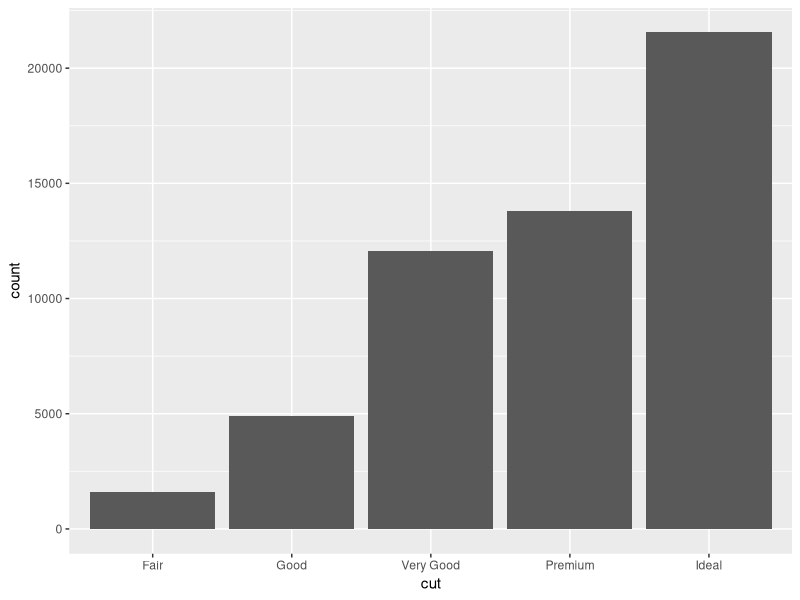
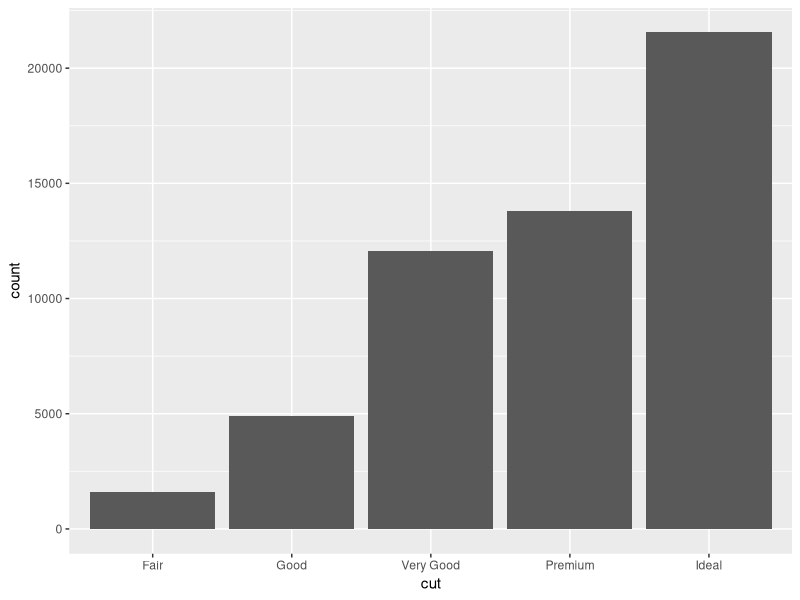
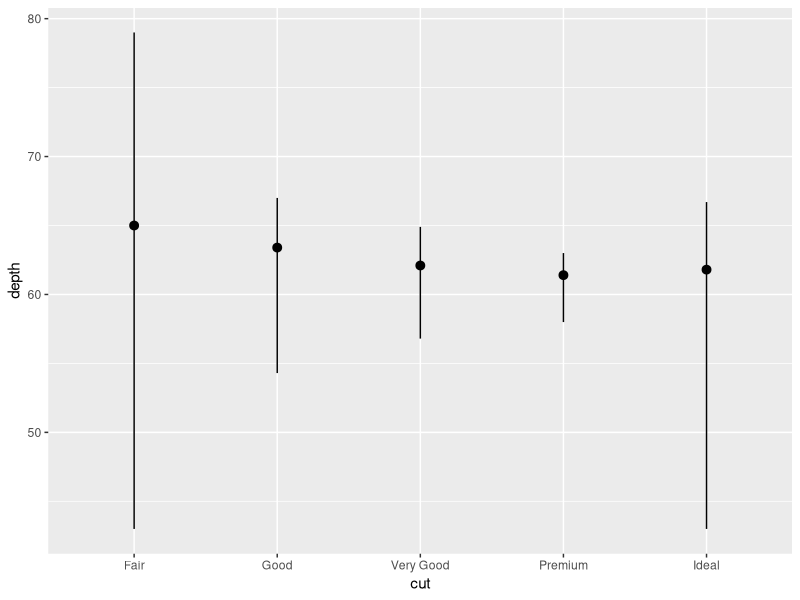
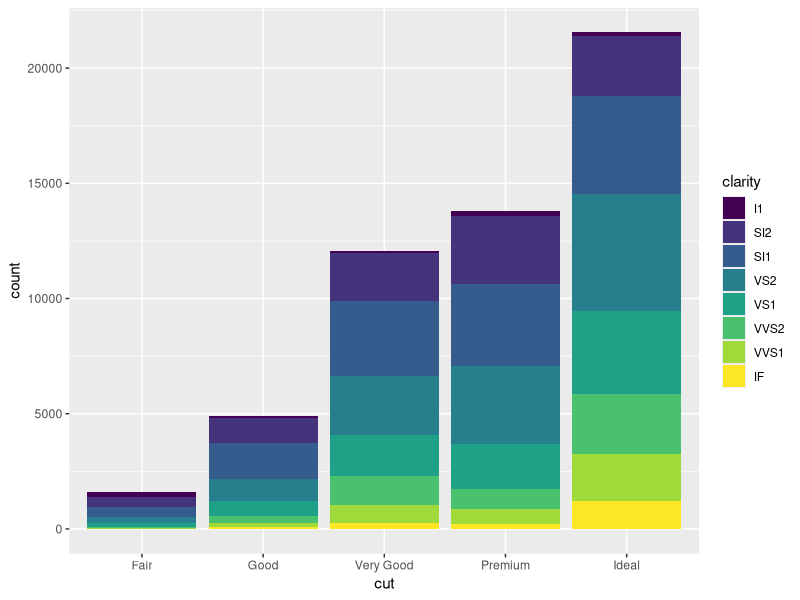
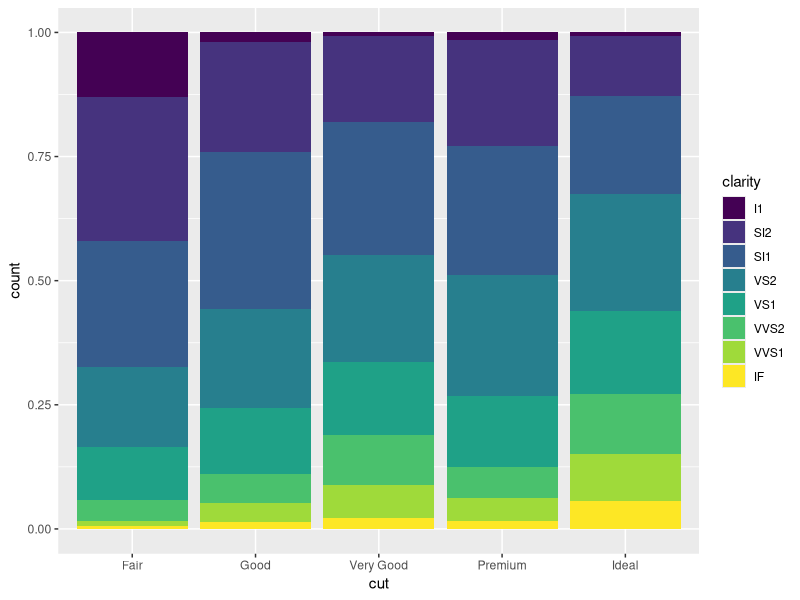
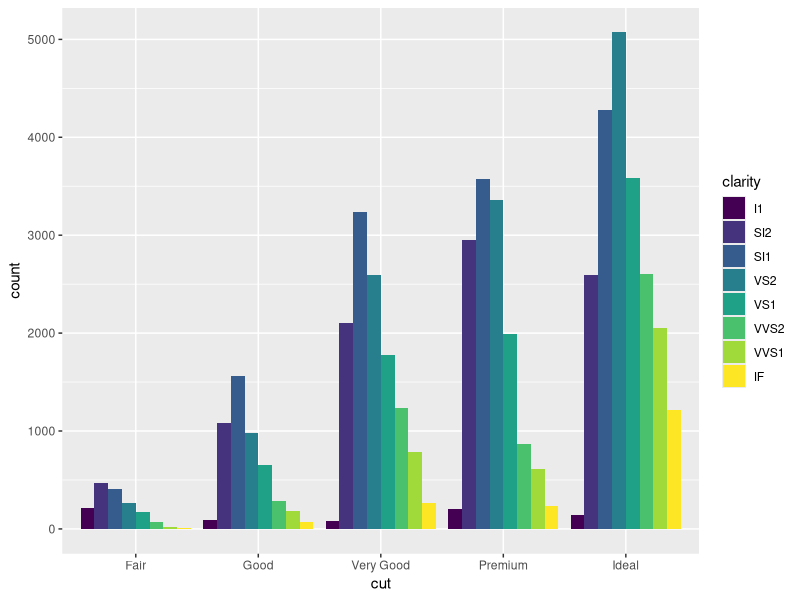
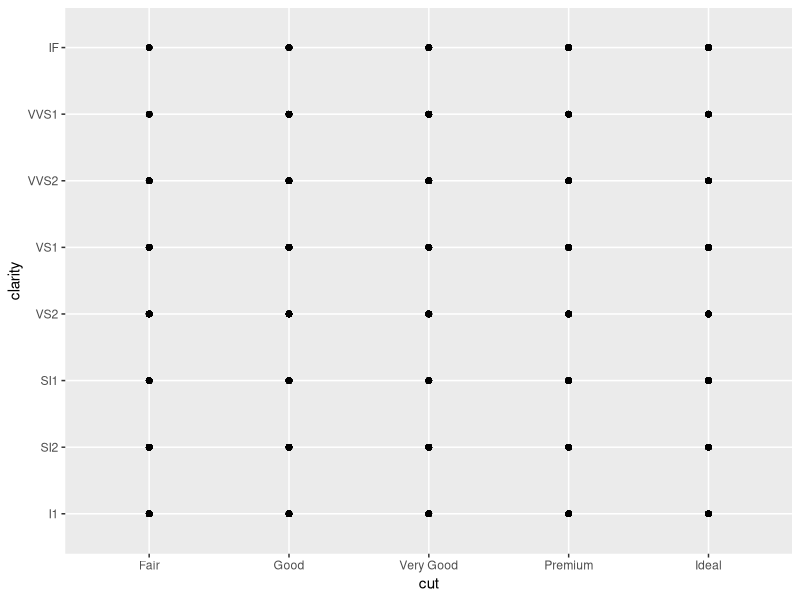
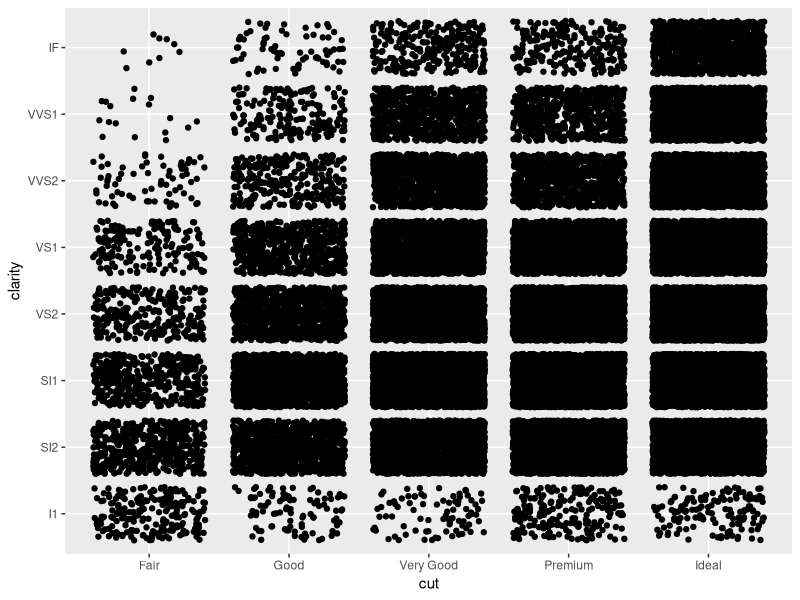

Recreate these plots in R, in order.
# Exercise 2: More ggplot2 Grammar

# Install and load `ggplot2`
# install.packages("ggplot2") # if needed
library("ggplot2")

# For this exercise you will again be working with the `diamonds` data set.
# Use `?diamonds` to review details about this data set
?diamonds


## Statistical Transformations

# Draw a bar chart of the diamonds data, organized by cut
# The height of each bar is based on the "count" (number) of diamonds with that cut
ggplot(data = diamonds) +
  geom_bar(mapping = aes(x=cut))

# Use the `stat_count` to apply the statistical transformation "count" to the diamonds
# by cut. You do not need a separate geometry layer!
ggplot(data = diamonds) +
  stat_count(mapping = aes(x=cut))

# Use the `stat_summary` function to draw a chart with a summary layer.
# Map the x-position to diamond `cut`, and the y-position to diamond `depth`
# Bonus: use `min` as the function ymin, `max` as the function ymax, and `median` as the function y
ggplot(data = diamonds) +
  stat_summary(mapping = aes(x = cut, y = depth),
               fun.ymin = min, fun.ymax = max, fun.y = median)


## Position Adjustments

# Draw a bar chart of diamond data organized by cut, with each bar filled by clarity.
# You should see a _stacked_ bar chart.
ggplot(data = diamonds) +
  geom_bar(mapping = aes(x = cut, fill = clarity))

# Draw the same chart again, but with each element positioned to "fill" the y axis
ggplot(data = diamonds) +
  geom_bar(mapping = aes(x = cut, fill = clarity), position = "fill")

# Draw the same chart again, but with each element positioned to "dodge" each other
ggplot(data = diamonds) +
  geom_bar(mapping = aes(x = cut, fill = clarity), position = "dodge")

# Draw a plot with point geometry with the x-position mapped to `cut` and the y-position mapped to `clarity`
# This creates a "grid" grouping the points
ggplot(data = diamonds) +
  geom_point(mapping = aes(x = cut, y = clarity))

# Use the "jitter" position adjustment to keep the points from all overlapping!
# (This works a little better with a sample of diamond data, such as from the previous exercise).
ggplot(data = diamonds) +
  geom_point(mapping = aes(x = cut, y = clarity), position = "jitter")


## Scales

# Draw a "boxplot" (with `geom_boxplot()`) for the diamond's price (y) by color (x)
ggplot(data = diamonds) +
  geom_boxplot(mapping = aes(x=color, y=price))

# This has a lot of outliers, making it harder to read. To fix this, draw the same plot but
# with a _logarithmic_ scale for the y axis.
ggplot(data = diamonds) +
  geom_boxplot(mapping = aes(x=color, y=price)) +
  scale_y_log10()

# For another version, draw the same plot but with `violin` geometry instead of `boxplot` geometry!
# How does the logarithmic scale change the data presentation?
ggplot(data = diamonds) +
  geom_violin(mapping = aes(x=color, y=price)) +
  scale_y_log10()

# Another interesting plot: draw a plot of the diamonds price (y) by carat (x), using a heatmap of 2d bins
# (geom_bin2d)
# What happens when you make the x and y channels scale logarithmically?
ggplot(data = diamonds) +
  geom_bin2d(mapping = aes(x=carat, y=price)) +
  scale_x_log10() +
  scale_y_log10()

# Draw a scatter plot for the diamonds  price (y) by carat (x). Color each point by the clarity
# (Remember, this will take a while. Use a sample of the diamonds for faster results)
ggplot(data = diamonds) +
  geom_point(mapping = aes(x = carat, y = price, color = clarity))

# Change the color of the previous plot using a ColorBrewer scale of your choice. What looks nice?
ggplot(data = diamonds) +
  geom_point(mapping = aes(x = carat, y = price, color = clarity)) +
  scale_color_brewer(palette = "Spectral")


## Coordinate Systems

# Draw a bar chart with x-position and fill color BOTH mapped to cut
# For best results, SET the `width` of the geometry to be 1 (fill plot, no space between)
# You can save this to a variable for easier modifications
bar <- ggplot(data = diamonds) +
  geom_bar(mapping = aes(x = cut, fill = cut), width=1)
bar

# Draw the same chart, but with the coordinate system flipped
bar + coord_flip()

# Draw the same chart, but in a polar coordinate system. Now you have a Coxcomb chart!
bar + coord_polar()


## Facets

# Take the scatter plot of price by carat data (colored by clarity) and add _facets_ based on
# the diamond's `color`
ggplot(data = diamonds) +
  geom_point(mapping = aes(x = carat, y = price, color = clarity)) +
  scale_color_brewer(palette = "Spectral") +
  facet_wrap(~color)


## Saving Plots

# Use the `ggsave()` function to save one of your plots (the most recent one generated) to disk.
# Name the output file "my-plot.png".
# Make sure you've set the working directory!!
ggsave("my-plot.png")